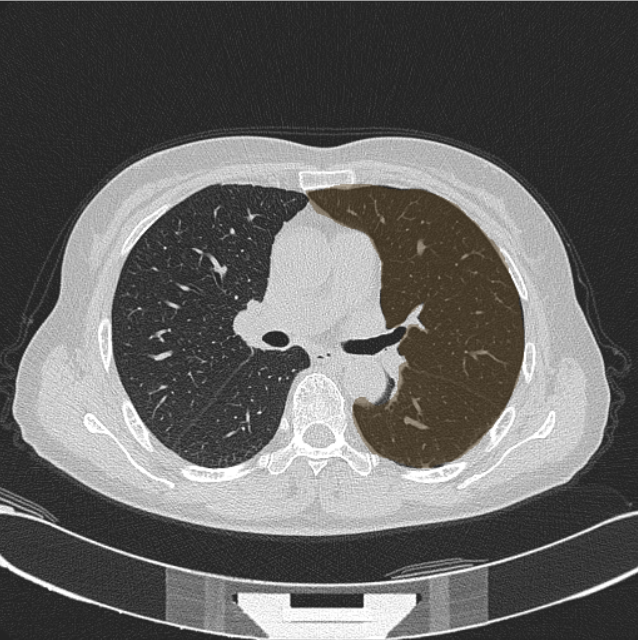
#> input picture hospital_helper/aa.png, 638 x 640 px
$ python get_outline.py   (older library calls are emulated)
#> lines starting #> are read from the running program, lines starting #| are printed output that depends on the picture; after the words box and inside, x2 and y2 are one past the last pixel; in counts of white or black regions, pixels touching at a corner belong together
import cv2
import numpy


# 显示图片
def showImg(img_name, img):
    cv2.imshow(img_name, img)
    cv2.waitKey()
    cv2.destroyAllWindows()


def get_outline(path):
    """
    从一张医疗影像中画出该医疗影像中涂色区域
    :param path:影响图片路径
    :return:
    """
#> called with path = 'aa.png'
    # 读取图片
    original_img = cv2.imread(path)
#> original_img is the input picture: shape (640, 638, 3); mean B, G, R 97.6, 99, 100
    copy_img = original_img.copy()
    showImg("original_img", original_img)

    # 医疗影像为黑白图， rgb值相等， 涂色区域rgb三个值不想等，以此为依据，将涂色区域提取出来
    index = numpy.where(
        (original_img[:, :, 2] == original_img[:, :, 1]) & (original_img[:, :, 2] == original_img[:, :, 0]))
#> index = 372524 positions, rows 0 to 639, columns 0 to 637
    zero_index = numpy.where(
        (original_img[:, :, 2] != original_img[:, :, 1]) | (original_img[:, :, 2] != original_img[:, :, 0]) | (
                    original_img[:, :, 1] != original_img[:, :, 0]))
#> zero_index = 35796 positions, rows 183 to 468, columns 305 to 523

    # 将提取出来的涂色区域变为白色，不计入区域置为黑色
    original_img[index] = (255, 255, 255)
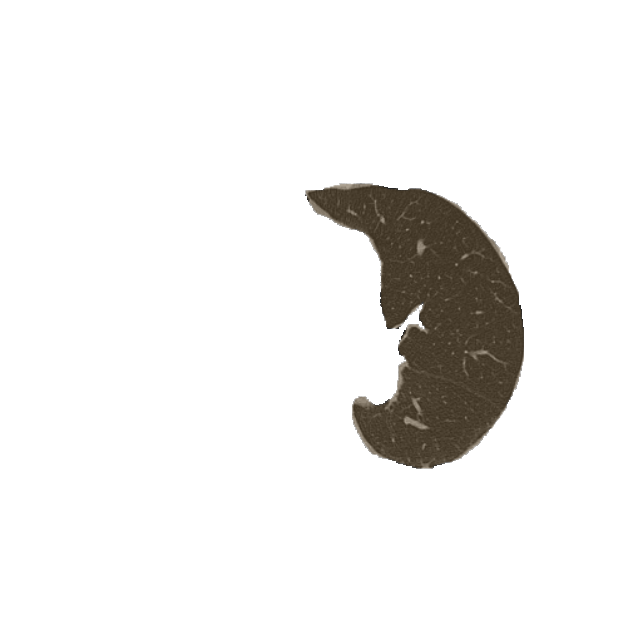
#> original_img: shape (640, 638, 3); mean B, G, R 237.3, 238.7, 239.6
    original_img[zero_index] = (0, 0, 0)
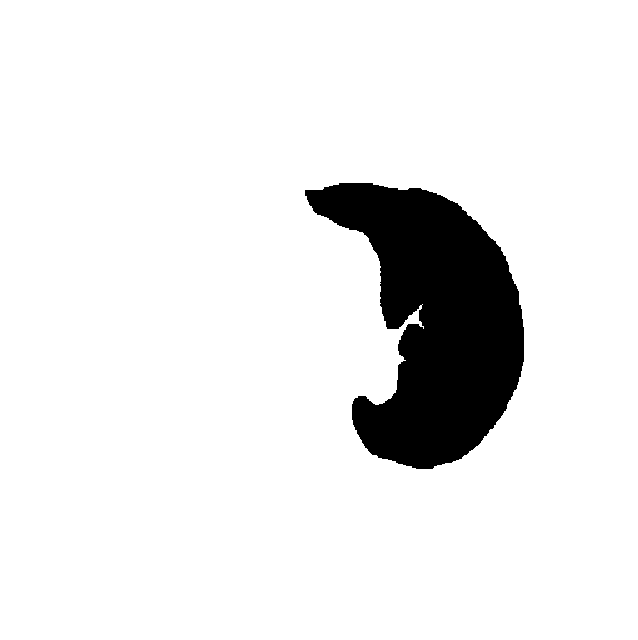
#> original_img: shape (640, 638, 3); 91.2% white; 1 black region, box (x1, y1, x2, y2) and area: (305, 183, 524, 469) 35796

    # 将图像转为灰度图像
    gray_img = cv2.cvtColor(original_img, cv2.COLOR_BGR2GRAY)
#> gray_img: shape (640, 638); 91.2% white; 1 black region

    # 以一张空白黑色图像为背景，后期将轮廓放上去， 最终形成黑底蓝边界的 边界图像
    black_img = numpy.zeros(original_img.shape)

    # 边缘提取
    image, contours, hierarchy = cv2.findContours(gray_img, cv2.RETR_TREE, cv2.CHAIN_APPROX_SIMPLE)
#> contours = 2 contours; box (x1, y1, x2, y2) and area: (0, 0, 638, 640) 407043, (304, 182, 525, 470) 36287
    useful_contours = []
    for cnt in contours:
        x, y, w, h = cv2.boundingRect(cnt)
        if original_img.shape[0] - w < 10 and original_img.shape[1] - h < 10:
            pass
        else:
            useful_contours.append(cnt)
#> this loop made 2 passes
#> (cnt, x, y, w, h) on pass 1: ([[0, 0], [0, 639], [637, 639], [637, 0]], 0, 0, 638, 640)
#> (x, y, w, h) on pass 2: (304, 182, 221, 288)
#> after the loop, useful_contours = 1 contour; box (x1, y1, x2, y2) and area: (304, 182, 525, 470) 36287
    cv2.drawContours(black_img, useful_contours, -1, (255, 0, 0), 2)
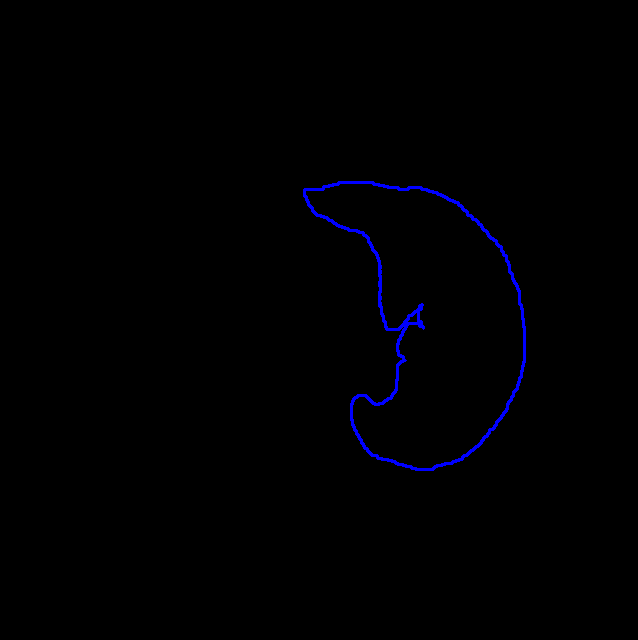
#> black_img: shape (640, 638, 3) float64; mean of channels 0, 1, 2 2.2, 0, 0; drawn as B, G, R
    cv2.drawContours(copy_img, useful_contours, -1, (255, 0, 0), 2)
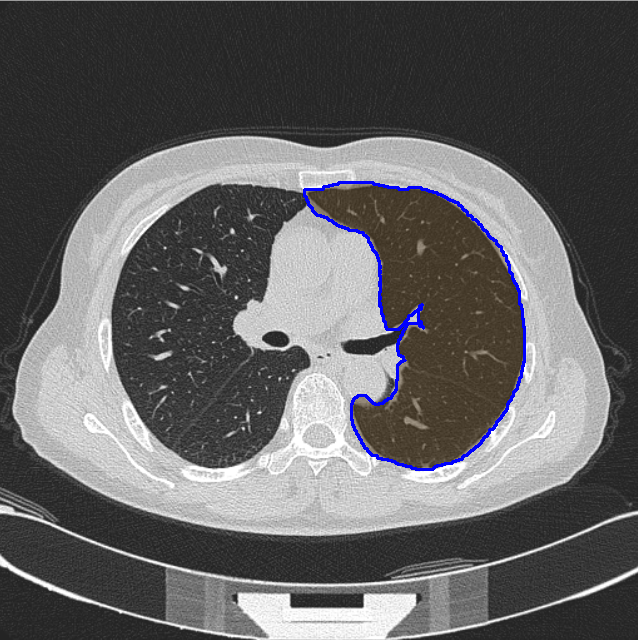
#> copy_img: shape (640, 638, 3); 0.85% of pixels changed, all inside (x1, y1, x2, y2) = (303, 181, 526, 471)

    showImg("black_img", black_img)
    showImg("copy_img", copy_img)
    return black_img


get_outline("aa.png")
